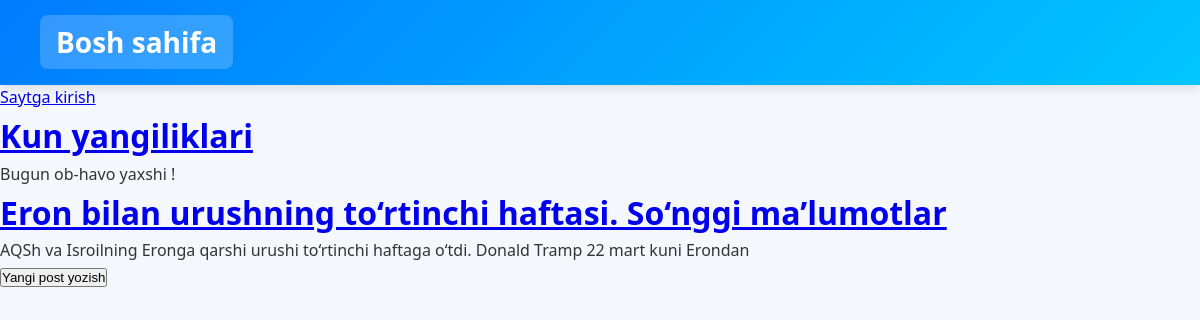
The app's page /, older data.
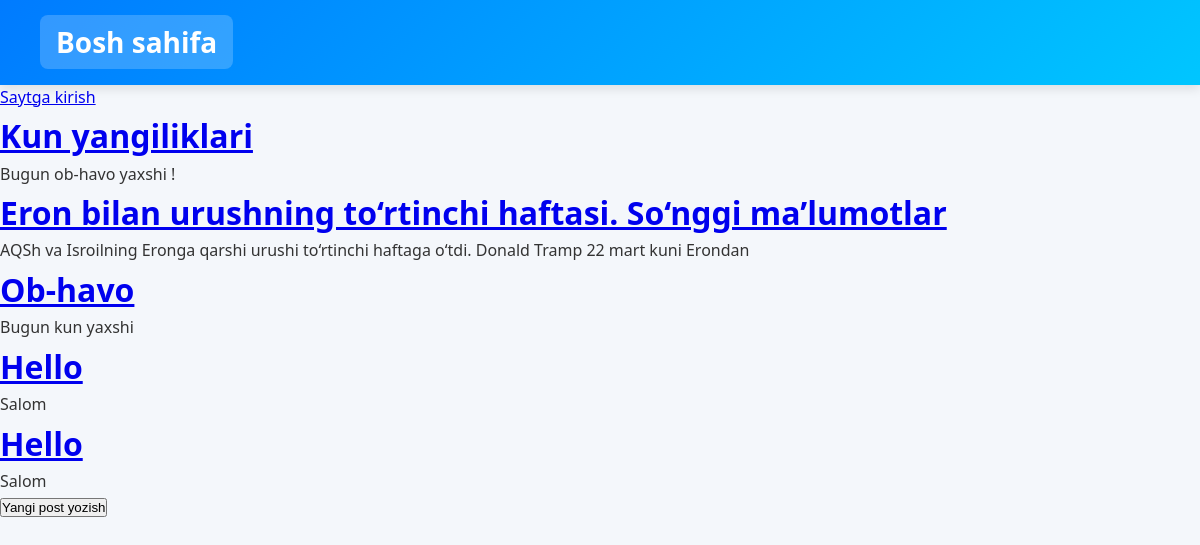
The same page, newer data.
### blog/models.py (models this page shows, shortened)
class Post(models.Model):
    title=models.CharField(max_length=200)
    author=models.ForeignKey(
        'auth.User',
        on_delete=models.CASCADE
    )
    body=models.TextField()

### blog/views.py (the view)
# urls.py: path('',BlogListView.as_view(),name='home'),
class BlogListView(ListView):
    model=Post
    template_name='home.html'

### templates/home.html
{% extends 'base.html' %}
 {% block content %}
    {% for post in object_list %}
    <div class="post-entry">
        <h1><a href="{% url 'post_detail' post.pk %}">{{post.title}}</a></h1>
        <p>{{post.body | slice:":100"}}</p>
    </div>
    {% endfor %}
{% endblock content %}

Row changes from the older to the newer data that the page shows:
added Post: title "Ob-havo", body "Bugun kun yaxshi"
added Post: title "Hello", body "Salom"
added Post: title "Hello", body "Salom"
